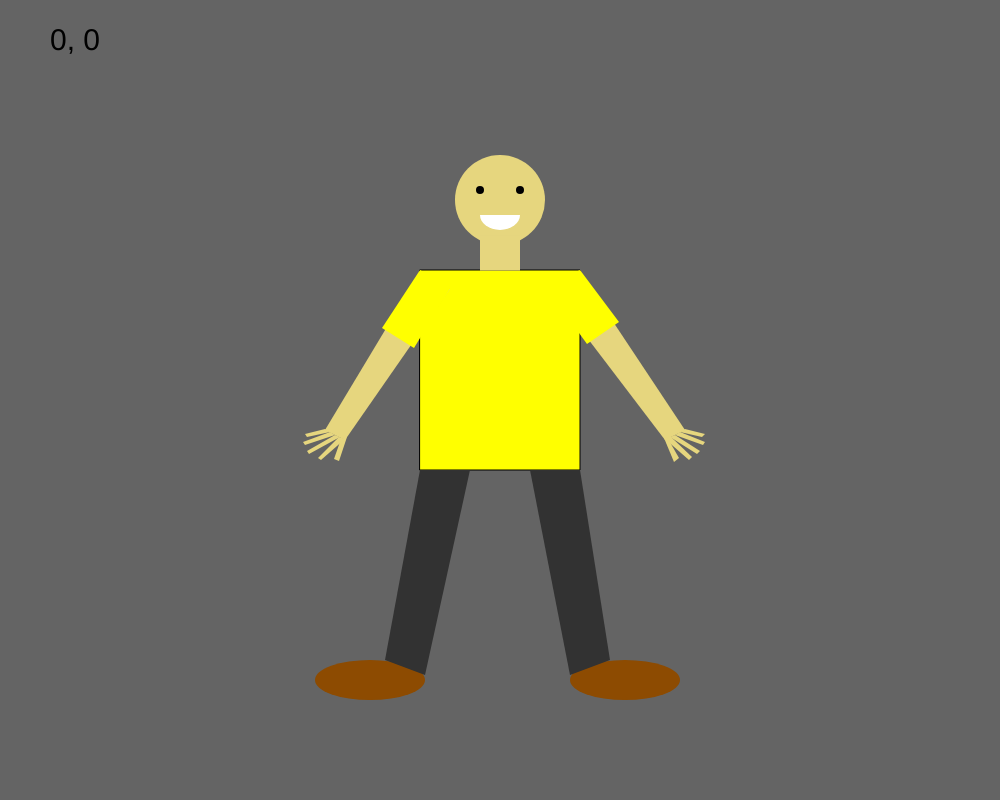
Frame 1 (no input)
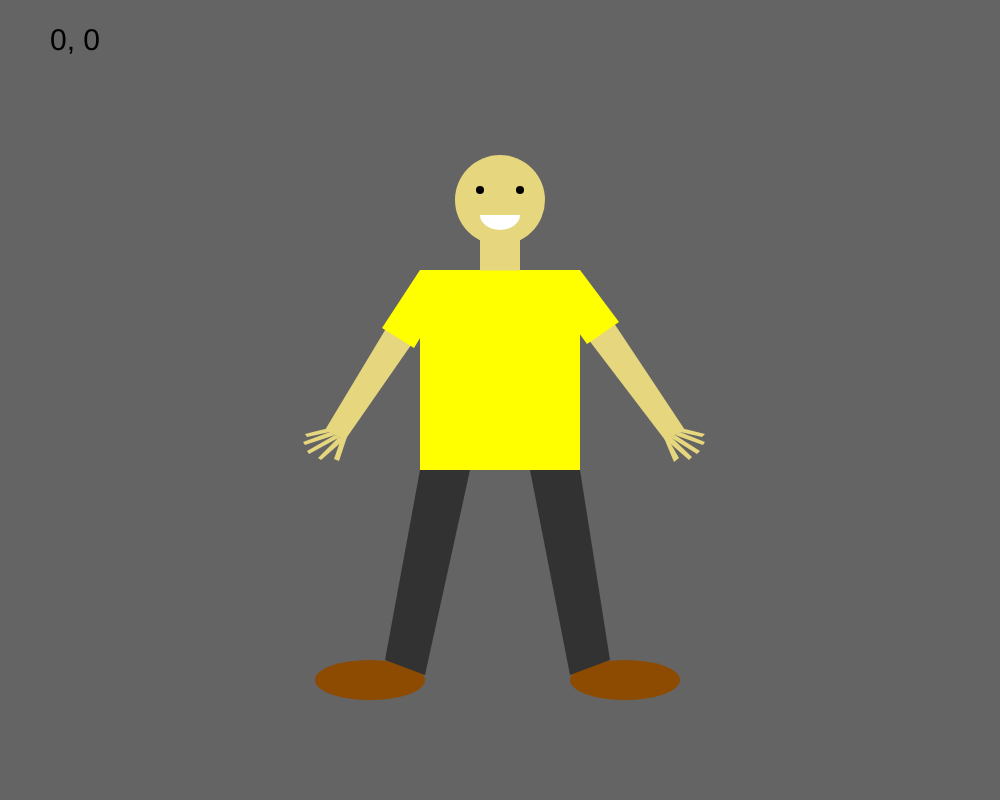
Frame 60 (no input)
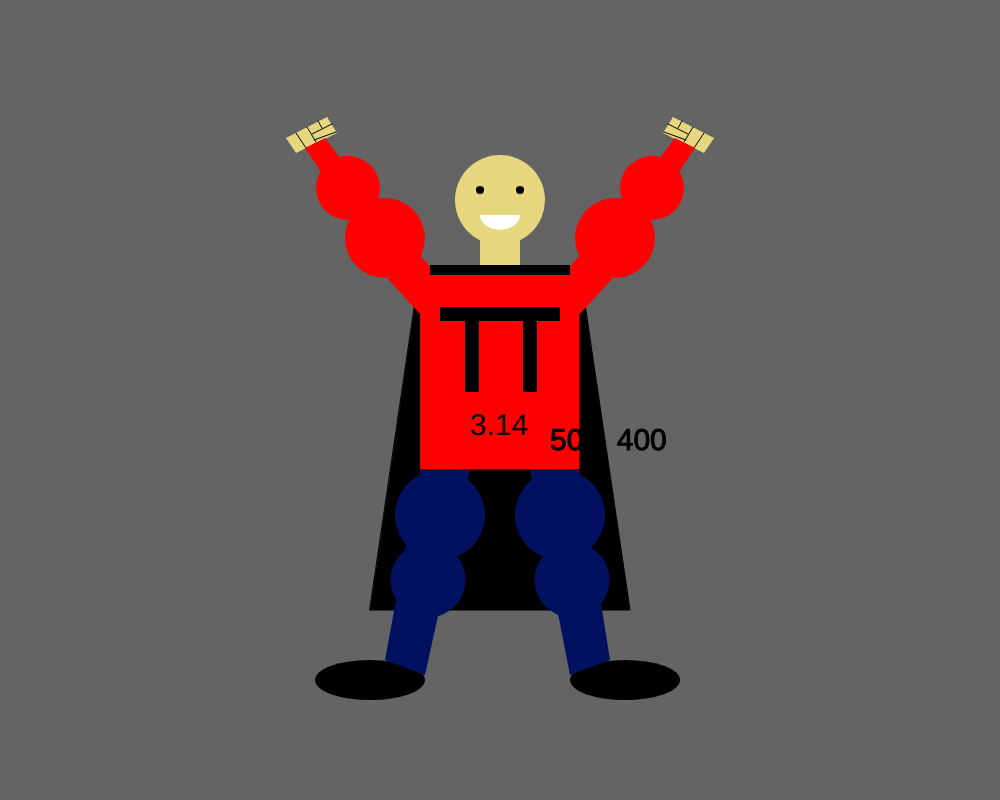
Frame 120 (the mouse pressed at the canvas centre since frame 60)

The p5.js sketch that drew these frames (run headless with seeded random() and noise() and a simulated clock; from frame 60 on, the mouse is pressed at the canvas centre):

// p5.js sketch
// ── sketch.js
function setup() {
  // put setup code here
createCanvas(1000, 800);
rectMode(CENTER);
}

function draw() {
  // put drawing code here
  background(100);
  //stuff tat we always want to show
  if (mouseIsPressed) {
    //stuff that shows when the mouse is pressed

fill(0);
quad(420, 270, 580, 270, 630, 610, 370, 610);
    fill(255, 0, 0);
    fill('red');
    rect(500, 370, 160, 200);
    noStroke();
    fill('#E6D67E')
    ellipse(500, 200, 90, 90);
    rect(500, 253, 40, 35);
    quad(663, 133, 673, 117, 714, 138, 704, 153);
    quad(327, 117, 286, 138, 296, 153, 337, 133);



fill('red');
quad(675, 138, 695, 148, 600, 289, 570, 276);
quad(325, 138, 305, 148, 400, 289, 430, 276);
ellipse(615, 238, 80, 80);
ellipse(652, 188, 64, 64);
ellipse(385, 238, 80, 80);
ellipse(348, 188, 64, 64);
    fill('red');
    quad(579, 256, 612, 279, 580, 314, 567, 270);
    quad(388, 279, 421, 256, 433, 270, 420, 314);

fill('black');
    rect(472, 352, 14, 80);
    rect(530, 352, 14, 80);
    rect(500, 314, 120, 14);
    text("3.14", 470, 435);
    ellipse(480, 190, 8, 8);
    ellipse(520, 190, 8, 8);
    fill(255);
    arc(500, 215, 40, 30, TWO_PI, PI);
fill(0);
    rect(500, 270, 140, 10);
    fill('black');
    ellipse(625, 680, 110, 40);
    ellipse(370, 680, 110, 40);
fill('#011160');
  quad(530, 470, 580, 470, 610, 660, 570, 675);
  quad(470, 470, 420, 470, 385, 660, 425, 675);
  ellipse(560, 515, 90, 90);
  ellipse(572, 580, 75, 75);
  ellipse(440, 515, 90, 90);
  ellipse(428, 580, 75, 75);
stroke(0);
line(678, 128, 682, 121);
line(684, 142, 693, 127);
line(694, 148, 704, 133);
line(668, 124, 688, 134);
line(664, 132, 686, 140);

line(322, 128, 318, 121);
line(316, 142, 307, 127);
line(306, 148, 296, 133);
line(332, 124, 312, 134);
line(336, 132, 314, 140);
 } else {
   //when the mouse isn't pressed
fill(255, 0, 0);

fill('yellow');
rect(500, 370, 160, 200);
noStroke();
fill('#E6D67E')
ellipse(500, 200, 90, 90);
rect(500, 253, 40, 35);

 quad(550, 289, 580, 272, 685, 430, 665, 440);
 quad(420, 272, 450, 289, 345, 440, 325, 430 );

 quad(685, 429, 705, 434, 702, 437, 680, 432);
 quad(680, 432, 705, 442, 703, 445, 675, 435);
 quad(675, 435, 700, 451, 697, 454, 670, 437);
 quad(670, 436, 692, 457, 689, 460, 665, 439);
 quad(667, 437, 679, 458, 674, 462, 664, 438);

 quad(305, 434, 325, 429, 330, 432, 307, 437);
 quad(303, 442, 330, 432, 335, 435, 305, 445);
 quad(307, 451, 335, 435, 340, 437, 309, 454);
 quad(318, 458, 339, 437, 345, 439, 321, 460);
 quad(334, 459, 341, 439, 347, 437, 339, 461);

fill('yellow');
 quad(545, 286, 580, 270, 619, 322, 587, 344);
 quad(420, 270, 451, 287, 414, 348, 382, 328);
fill(0);
 ellipse(480, 190, 8, 8);
 ellipse(520, 190, 8, 8);
 fill(255);
  arc(500, 215, 40, 30, TWO_PI, PI);

      fill('#8D4B01');
      ellipse(625, 680, 110, 40);
      ellipse(370, 680, 110, 40);
  fill(50);
    quad(530, 470, 580, 470, 610, 660, 570, 675);
    quad(470, 470, 420, 470, 385, 660, 425, 675);


 }
 fill(0);
 textSize(30);
  text(mouseX.toFixed(0) + ", " + mouseY.toFixed(0), mouseX + 50, mouseY + 50);

}
function mouseReleased() {
console.log(mouseX.toFixed(0) + "," + mouseY.toFixed(0));


}
